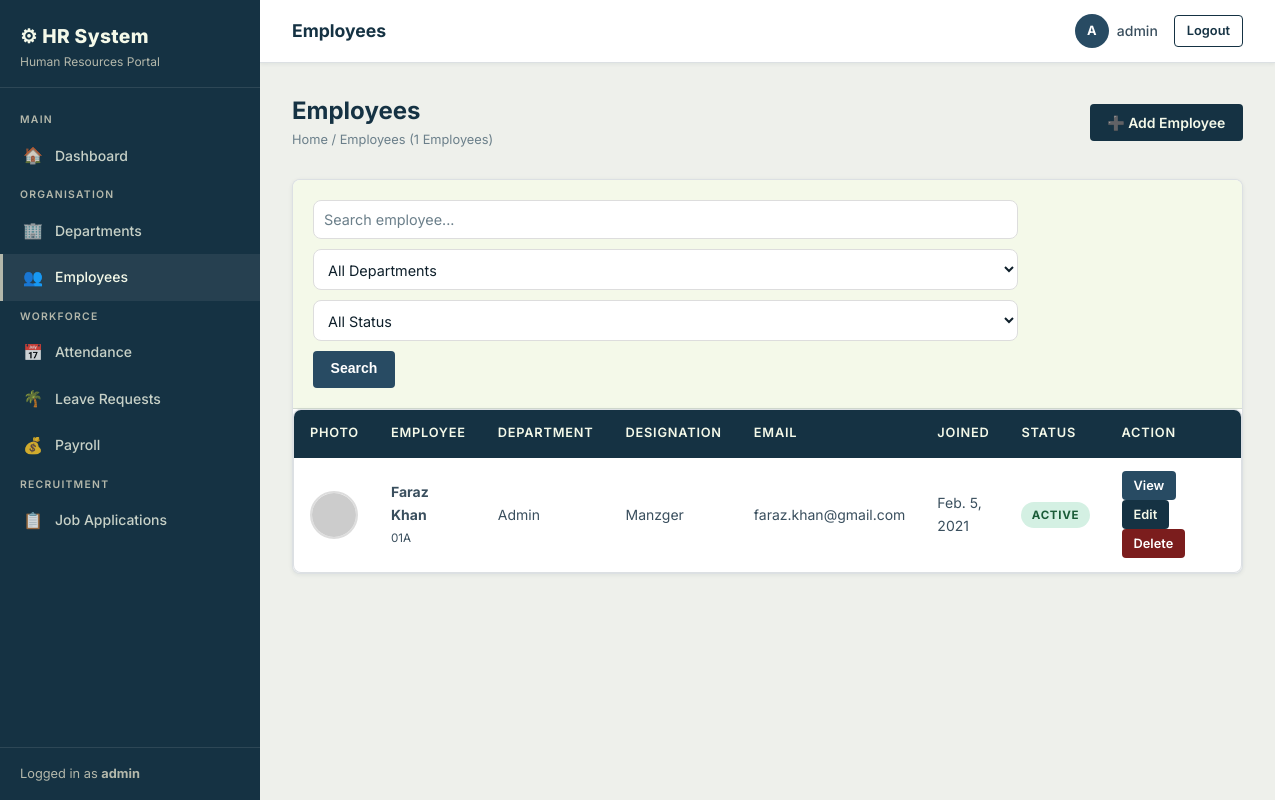
Before: /employees/ (signed in) with the older database file.
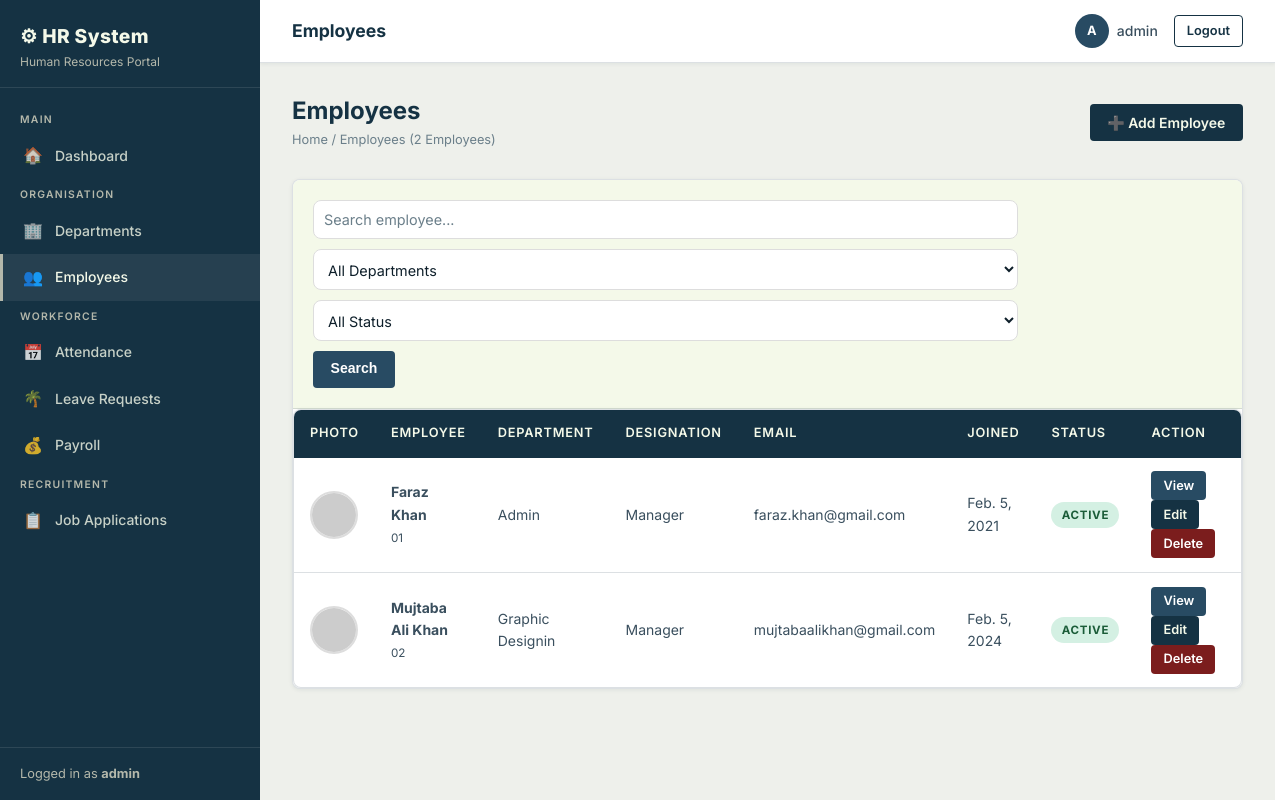
After: the same page with the newer database file.
### employees/models.py (models this page shows, shortened)
class Employee(models.Model):
    GENDER_CHOICES = [('M', 'Male'), ('F', 'Female'), ('O', 'Other')]
    STATUS_CHOICES = [('active', 'Active'), ('inactive', 'Inactive'), ('on_leave', 'On Leave')]
    user = models.OneToOneField(User, on_delete=models.CASCADE, null=True, blank=True)
    employee_id = models.CharField(max_length=20, unique=True)
    first_name = models.CharField(max_length=100)
    last_name = models.CharField(max_length=100)
    email = models.EmailField(unique=True)
    phone = models.CharField(max_length=20, blank=True)
    gender = models.CharField(max_length=1, choices=GENDER_CHOICES, blank=True)
    date_of_birth = models.DateField(null=True, blank=True)
    address = models.TextField(blank=True)
    department = models.ForeignKey(Department, on_delete=models.SET_NULL, null=True, blank=True, related_name='employees')
    designation = models.CharField(max_length=100, blank=True)
    date_joined = models.DateField()
    status = models.CharField(max_length=10, choices=STATUS_CHOICES, default='active')
    created_at = models.DateTimeField(auto_now_add=True)
    def full_name(self):
        return f"{self.first_name} {self.last_name}"

class Department(models.Model):
    name = models.CharField(max_length=100)
    code = models.CharField(max_length=10, unique=True)
    description = models.TextField(blank=True)
    manager = models.ForeignKey(
        'Employee', null=True, blank=True,
        on_delete=models.SET_NULL, related_name='managed_departments'
    )
    created_at = models.DateTimeField(auto_now_add=True)
    def __str__(self):
        return self.name

### employees/views.py (the view)
# urls.py: path('employees/', views.employee_list, name='employee_list'),
@login_required
def employee_list(request):
    employees = Employee.objects.select_related('department').all()
    dept_filter = request.GET.get('department')
    status_filter = request.GET.get('status')
    if dept_filter:
        employees = employees.filter(department_id=dept_filter)
    if status_filter:
        employees = employees.filter(status=status_filter)
    departments = Department.objects.all()
    return render(request, 'employees/employee_list.html', {
        'employees': employees,
        'departments': departments,
        'dept_filter': dept_filter,
        'status_filter': status_filter,
    })

### employees/templates/employees/employee_list.html (shortened to what this page needs)
{% extends 'employees/base.html' %}
{% block page_title %}Employees{% endblock %}
{% block content %}
<div class="page-header">
    <div>
        <h2>Employees</h2>
        <p class="breadcrumb">
            Home / Employees
            <span class="text-muted">({{ employees|length }} Employees)</span>
        </p>
    </div>
    <a href="{% url 'employee_create' %}" class="btn btn-primary">
        ➕ Add Employee
    </a>
</div>
<div class="card">
    <div class="card-header d-flex justify-content-between align-items-center">
        <form method="get" class="d-flex" style="gap:10px;flex-wrap:wrap;">
            <input
                type="text"
                name="search"
                value="{{ request.GET.search }}"
                placeholder="Search employee..."
                class="form-control">
            <select name="department" class="form-control">
                <option value="">All Departments</option>
            </select>
            <select name="status" class="form-control">
                <option value="">All Status</option>
            </select>
            <button class="btn btn-secondary">
                Search
            </button>
        </form>
    </div>
    <div class="table-wrapper">
        <table>
            <thead>
            <tr>
                <th>Photo</th>
                <th>Employee</th>
                <th>Department</th>
                <th>Designation</th>
                <th>Email</th>
                <th>Joined</th>
                <th>Status</th>
                <th width="180">Action</th>
            </tr>
            </thead>
            <tbody>
            {% for emp in employees %}
            <tr>
                <td width="70">
                    {% if emp.profile_photo %}
                        <img src="{{ emp.profile_photo.url }}"
                             class="avatar">
                    {% else %}
                        <img src="https://ui-avatars.com/api/?name={{ emp.first_name }}+{{ emp.last_name }}"
                             class="avatar">
                    {% endif %}
                </td>
                <td>
                    <strong>
                        {{ emp.full_name }}
                    </strong>
                    <br>
                    <small>
                        {{ emp.employee_id }}
                    </small>
                </td>
                <td>
                    {{ emp.department|default:"-" }}
                </td>
                <td>
                    {{ emp.designation }}
                </td>
                <td>
                    {{ emp.email }}
                </td>
                <td>
                    {{ emp.date_joined }}
                </td>
                <td>
                    <span class="badge badge-{{ emp.status }}">
                        {{ emp.get_status_display }}
                    </span>
                </td>
                <td>
                    <a href="{% url 'employee_detail' emp.id %}"
                       class="btn btn-sm btn-secondary">
                        View
                    </a>
                    <a href="{% url 'employee_edit' emp.id %}"
                       class="btn btn-sm btn-primary">
                        Edit
                    </a>
                    <a href="{% url 'employee_delete' emp.id %}"
                       class="btn btn-sm btn-danger">
                        Delete
                    </a>
                </td>
            </tr>
            {% endfor %}
            </tbody>
        </table>
    </div>
</div>
{% endblock %}

### employees/templates/employees/base.html (shortened to what this page needs)
{% load static %}
<!DOCTYPE html>
<html lang="en">
<head>
  <link rel="stylesheet" href="{% static 'css/hr.css' %}">
</head>
<body>
<div class="app-shell">
  <aside class="sidebar" id="sidebar">
    <div class="sidebar-brand">
      <h1>⚙ HR System</h1>
      <span>Human Resources Portal</span>
    </div>
    <nav class="sidebar-nav">
      <div class="nav-section-label">Main</div>
      <a href="{% url 'dashboard' %}" class="{% if request.resolver_match.url_name == 'dashboard' %}active{% endif %}">
        <span class="nav-icon">🏠</span> Dashboard
      </a>
      <div class="nav-section-label">Organisation</div>
      <a href="{% url 'department_list' %}" class="{% if 'department' in request.resolver_match.url_name %}active{% endif %}">
        <span class="nav-icon">🏢</span> Departments
      </a>
      <a href="{% url 'employee_list' %}" class="{% if 'employee' in request.resolver_match.url_name %}active{% endif %}">
        <span class="nav-icon">👥</span> Employees
      </a>
      <div class="nav-section-label">Workforce</div>
      <a href="{% url 'attendance_list' %}" class="{% if 'attendance' in request.resolver_match.url_name %}active{% endif %}">
        <span class="nav-icon">📅</span> Attendance
      </a>
      <a href="{% url 'leave_list' %}" class="{% if 'leave' in request.resolver_match.url_name %}active{% endif %}">
        <span class="nav-icon">🌴</span> Leave Requests
      </a>
      <a href="{% url 'payroll_list' %}" class="{% if 'payroll' in request.resolver_match.url_name %}active{% endif %}">
        <span class="nav-icon">💰</span> Payroll
      </a>
      <div class="nav-section-label">Recruitment</div>
      <a href="{% url 'application_list' %}" class="{% if 'application' in request.resolver_match.url_name %}active{% endif %}">
        <span class="nav-icon">📋</span> Job Applications
      </a>
    </nav>
    <div class="sidebar-footer">
      {% if request.user.is_authenticated %}
        Logged in as <strong>{{ request.user.username }}</strong>
      {% endif %}
    </div>
  </aside>
  <div class="main-content">
    <header class="topbar">
      <div class="d-flex align-center gap-sm">
        <span class="topbar-title">{% block page_title %}Dashboard{% endblock %}</span>
      </div>
      <div class="topbar-actions">
        <div class="topbar-user">
          <div class="avatar-circle">{{ request.user.username|first|upper }}</div>
          <span>{{ request.user.username }}</span>
        </div>
        <a href="{% url 'logout' %}" class="btn btn-outline btn-sm">Logout</a>
      </div>
    </header>
    <main class="page-content">
      {% block content %}{% endblock %}
    </main>
  </div>
</div>
</body>
</html>

Changed rows visible on the page:
changed Employee "Faraz Khan": employee_id "01A" → "01"; designation "Manzger" → "Manager"
added Employee: full_name "Mujtaba Ali Khan", employee_id "02", department "Graphic Designin", designation "Manager", email "mujtabaalikhan@gmail.com", date_joined "Feb. 5, 2024", status "ACTIVE"
Other visible differences:
{{ employees|length }}: "1" → "2"
